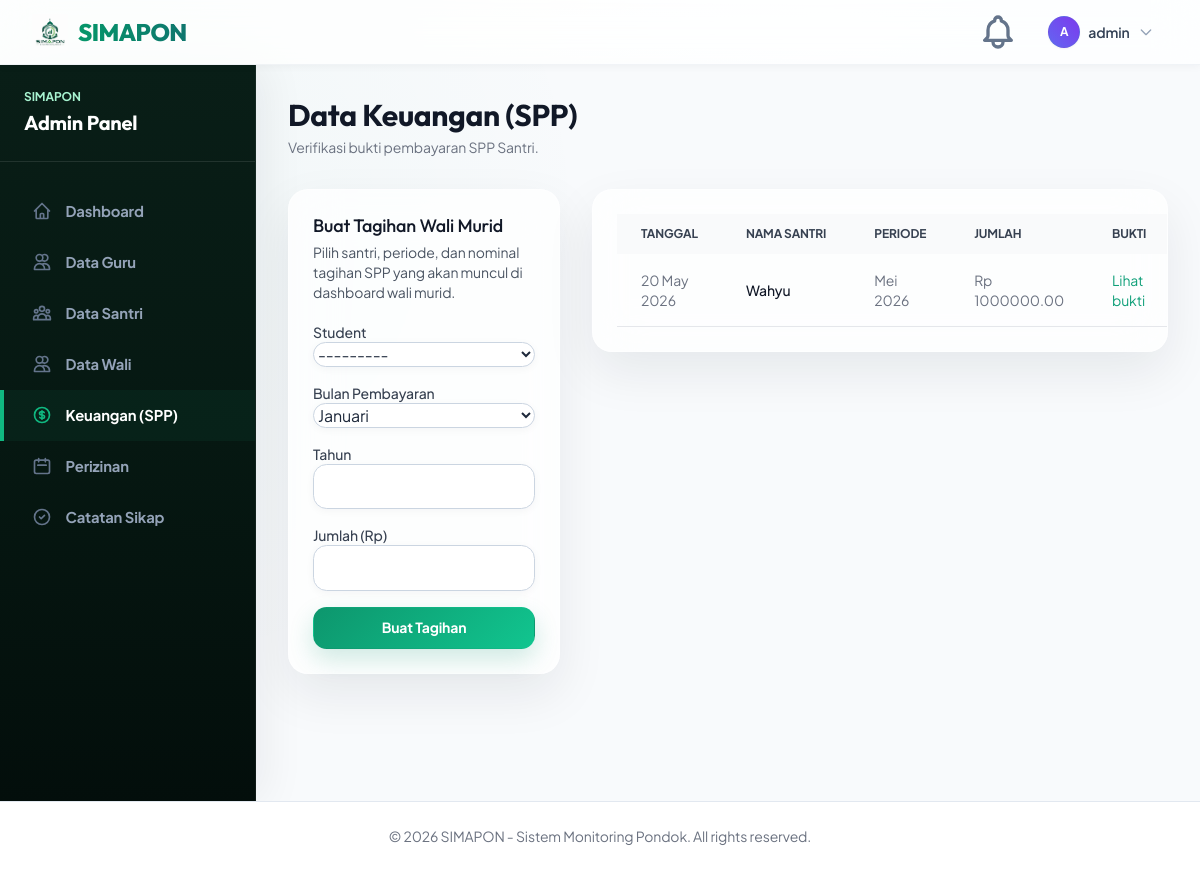
The page /dashboard/admin/finance/ (signed in) on the database as committed earlier.
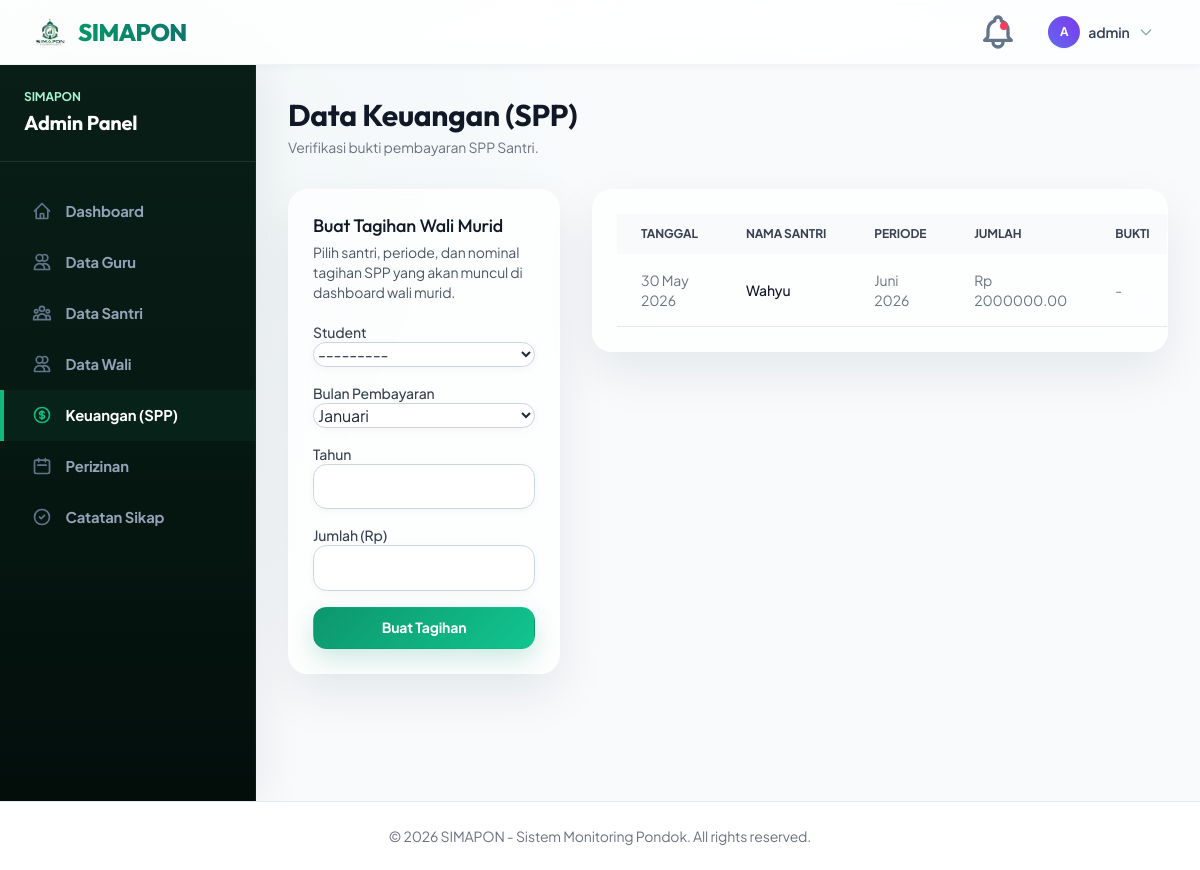
The same page on the database as committed later.
### finance/models.py (models this page shows, shortened)
class Payment(models.Model):
    STATUS_CHOICES = [
        ('menunggu', 'Menunggu Verifikasi'),
        ('lunas', 'Lunas'),
        ('ditolak', 'Ditolak'),
    ]
    student = models.ForeignKey(Student, on_delete=models.CASCADE, related_name='payments')
    month = models.CharField(max_length=20, verbose_name="Bulan Pembayaran")
    year = models.IntegerField(verbose_name="Tahun")
    amount = models.DecimalField(max_digits=10, decimal_places=2, verbose_name="Jumlah (Rp)")
    payment_proof = models.ImageField(upload_to=get_payment_upload_path, blank=True, null=True, verbose_name="Bukti Pembayaran")
    status = models.CharField(max_length=20, choices=STATUS_CHOICES, default='menunggu')
    created_at = models.DateTimeField(auto_now_add=True)
    updated_at = models.DateTimeField(auto_now=True)
    class Meta:
        db_table = 'simapon_pembayaran_spp'

### students/models.py (models this page shows)
class Student(models.Model):
    parent = models.ForeignKey(settings.AUTH_USER_MODEL, on_delete=models.CASCADE, related_name='children', limit_choices_to={'is_parent': True}, blank=True, null=True)
    nis = models.CharField(max_length=20, unique=True, verbose_name="NIS")
    name = models.CharField(max_length=100, verbose_name="Nama Lengkap")
    grade = models.CharField(max_length=50, verbose_name="Kelas")
    birth_date = models.DateField(verbose_name="Tanggal Lahir")
    photo = models.ImageField(upload_to=get_student_upload_path, blank=True, null=True, verbose_name="Foto Santri")
    class Meta:
        db_table = 'simapon_santri'
    def __str__(self):
        return f"{self.nis} - {self.name}"

### users/views.py (the view, shortened to what this page needs)
# urls.py: path('dashboard/admin/finance/', views.admin_finance_list, name='admin_finance_list'),
@login_required
def admin_finance_list(request):
    if not (request.user.is_admin or request.user.is_staff):
        return redirect('dashboard')
    payment_form = PaymentForm()
    payments = Payment.objects.all().select_related('student').order_by('-created_at')
    return render(request, 'dashboards/admin/finance.html', {'payments': payments, 'payment_form': payment_form})

### finance/forms.py
class PaymentForm(forms.ModelForm):
    MONTH_CHOICES = [
        ('Januari', 'Januari'),
        ('Februari', 'Februari'),
        ('Maret', 'Maret'),
        ('April', 'April'),
        ('Mei', 'Mei'),
        ('Juni', 'Juni'),
        ('Juli', 'Juli'),
        ('Agustus', 'Agustus'),
        ('September', 'September'),
        ('Oktober', 'Oktober'),
        ('November', 'November'),
        ('Desember', 'Desember'),
    ]
    month = forms.ChoiceField(choices=MONTH_CHOICES, label="Bulan Pembayaran")
    class Meta:
        model = Payment
        fields = ['student', 'month', 'year', 'amount']
        widgets = {
            'year': forms.NumberInput(attrs={'min': 2000, 'max': 2100}),
            'amount': forms.NumberInput(attrs={'step': '0.01'}),
        }
    def __init__(self, *args, **kwargs):
        super().__init__(*args, **kwargs)
        for field in self.fields.values():
            field.widget.attrs.setdefault('class', 'form-control')

### templates/dashboards/admin/finance.html (shortened to what this page needs)
{% extends 'dashboards/admin/base.html' %} {% block admin_content %}
<div class="mb-8 flex justify-between items-center">
  <div>
    <h2
      class="text-2xl font-bold leading-7 text-gray-900 sm:text-3xl sm:truncate"
    >
      Data Keuangan (SPP)
    </h2>
    <p class="mt-1 text-sm text-gray-500">
      Verifikasi bukti pembayaran SPP Santri.
    </p>
  </div>
</div>
<div class="grid grid-cols-1 lg:grid-cols-3 gap-8">
  <div class="lg:col-span-1">
    <div class="bg-white shadow sm:rounded-lg">
      <div class="px-4 py-5 sm:p-6">
        <h3 class="text-lg leading-6 font-medium text-gray-900">
          Buat Tagihan Wali Murid
        </h3>
        <p class="mt-1 text-sm text-gray-600">
          Pilih santri, periode, dan nominal tagihan SPP yang akan muncul di dashboard wali murid.
        </p>
        <form method="POST" class="mt-5 space-y-4">
          {% for field in payment_form %}
          <div>
            <label for="{{ field.id_for_label }}" class="block text-sm font-medium text-gray-700">
              {{ field.label }}
            </label>
            {{ field }}
          </div>
          {% endfor %}
          <button type="submit" class="btn btn-primary w-full">
            Buat Tagihan
          </button>
        </form>
      </div>
    </div>
  </div>
  <div class="lg:col-span-2">
    <div class="bg-white shadow sm:rounded-lg overflow-hidden">
      <div class="p-6">
        <table class="datatable w-full text-left text-sm text-gray-500">
          <thead class="text-xs text-gray-700 uppercase bg-gray-50">
            <tr>
              <th class="px-6 py-3">Tanggal</th>
              <th class="px-6 py-3">Nama Santri</th>
              <th class="px-6 py-3">Periode</th>
              <th class="px-6 py-3">Jumlah</th>
              <th class="px-6 py-3">Bukti</th>
            </tr>
          </thead>
          <tbody>
            {% for payment in payments %}
            <tr class="border-b hover:bg-gray-50">
              <td class="px-6 py-4">{{ payment.created_at|date:"d M Y" }}</td>
              <td class="px-6 py-4 font-medium text-gray-900">
                {{ payment.student.name }}
              </td>
              <td class="px-6 py-4">{{ payment.month }} {{ payment.year }}</td>
              <td class="px-6 py-4">Rp {{ payment.amount }}</td>
              <td class="px-6 py-4">
                {% if payment.payment_proof %}
                <a href="{{ payment.payment_proof.url }}" target="_blank" class="text-primary hover:text-secondary">
                  Lihat bukti
                </a>
                {% else %} - {% endif %}
              </td>
            </tr>
            {% empty %}
            <tr>
              <td colspan="7" class="px-6 py-4 text-center text-gray-500">
                Belum ada tagihan SPP.
              </td>
            </tr>
            {% endfor %}
          </tbody>
        </table>
      </div>
    </div>
  </div>
</div>
{% endblock %}

### templates/base.html (shortened to what the changed rows need)
<!doctype html>
{% load static %}
<html lang="id">
  <head>
    <script src="https://cdn.tailwindcss.com"></script>
    <link
      href="https://cdn.jsdelivr.net/npm/simple-datatables@latest/dist/style.css"
      rel="stylesheet"
      type="text/css"
    />
    <link href="{% static 'css/simapon.css' %}" rel="stylesheet" />
  </head>
  <body class="text-slate-800 antialiased min-h-screen flex flex-col font-sans">
    <nav class="app-navbar w-full z-30 top-0 sticky">
      <div class="max-w-7xl mx-auto px-4 sm:px-6 lg:px-8">
        <div class="flex justify-between h-16">
          <div class="flex items-center gap-2 sm:gap-4">
            {% if user.is_authenticated %}
            <div class="relative group" id="notification-dropdown">
              <button
                class="nav-link flex items-center justify-center w-10 h-10 rounded-lg p-0 relative hover:bg-slate-100 transition-colors"
                type="button"
                id="notification-bell-btn"
                title="Notifikasi"
              >
                {% if unread_notifications_count > 0 %}
                <span class="absolute top-2.5 right-2.5 block h-2 w-2 rounded-full bg-rose-500" id="notif-badge"></span>
                {% endif %}
              </button>
            </div>
            {% endif %}
          </div>
        </div>
      </div>
    </nav>
    <main class="flex-grow">
      {% block content %} {% endblock %}
    </main>
  </body>
</html>

Rows that differ between the two databases and show on the page:
removed Payment: created_at "20 May 2026", student.name "Wahyu", month "Mei", year "2026", amount "1000000.00"
added Payment: created_at "30 May 2026", student.name "Wahyu", month "Juni", year "2026", amount "2000000.00"
